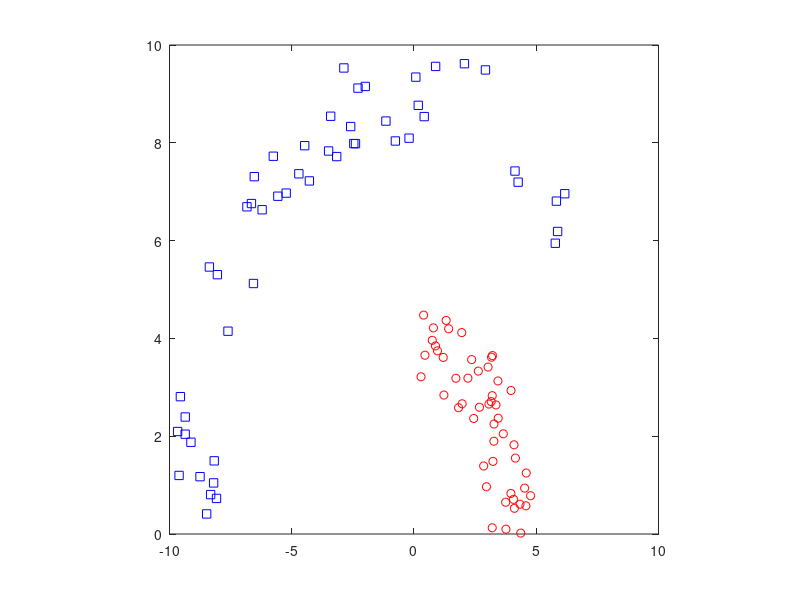

This chart was generated by the following MATLAB code: (Note: this script raises an error after producing the figure.)
function X = data()
C1 = [0 0];   % center of the circle
C2 = [0 0];
R1 = [3 5];  % range of radii
R2 = [8 10];

A1 = [0 1]*pi/2; % [rad] range of allowed angles
A2 = [0.5 2]*pi/2;

nPoints = 50;

urand = @(nPoints,limits)(limits(1) + rand(nPoints,1)*diff(limits));
randomCircle = @(n,r,a)(pol2cart(urand(n,a),urand(n,r)));

[P1x,P1y] = randomCircle(nPoints,R1,A1);
P1x = P1x + C1(1);
P1y = P1y + C1(2);

[P2x,P2y] = randomCircle(nPoints,R2,A2);
P2x = P2x + C2(1);
P2y = P2y + C2(2);


figure
plot(P1x,P1y,'or'); hold on;
plot(P2x,P2y,'sb'); hold on;
axis square

X = [P1x P1y; P2x P2y; P3x P3y];
